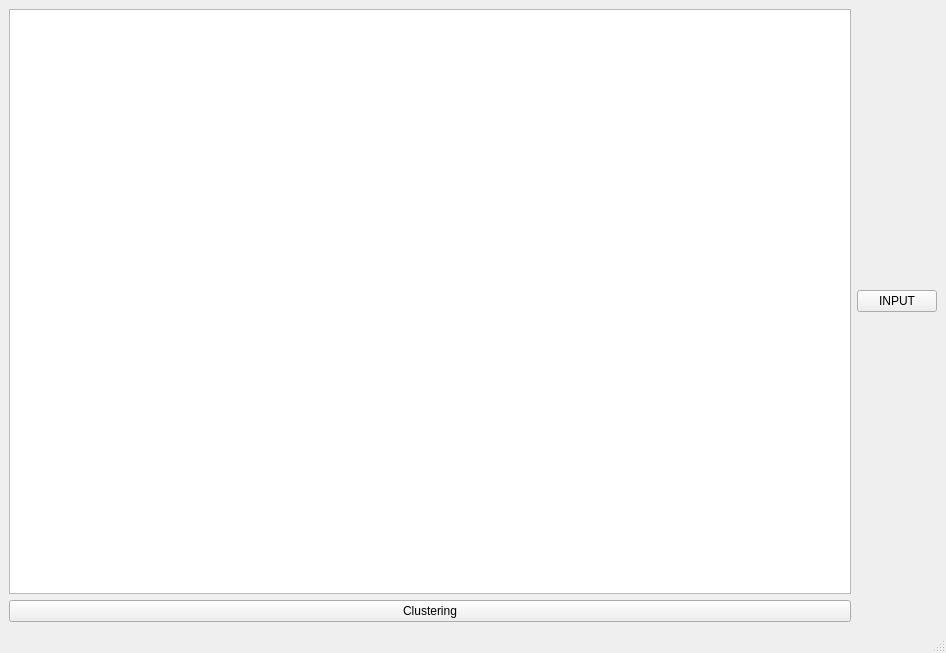
<?xml version="1.0" encoding="UTF-8"?>
<ui version="4.0">
 <class>MainWindow</class>
 <widget class="QMainWindow" name="MainWindow">
  <property name="geometry">
   <rect>
    <x>0</x>
    <y>0</y>
    <width>946</width>
    <height>653</height>
   </rect>
  </property>
  <property name="windowTitle">
   <string>MainWindow</string>
  </property>
  <widget class="QWidget" name="centralwidget">
   <layout class="QGridLayout" name="gridLayout">
    <item row="0" column="0">
     <widget class="QTableView" name="tableView"/>
    </item>
    <item row="0" column="1">
     <widget class="QPushButton" name="Open_csv_button">
      <property name="text">
       <string>INPUT</string>
      </property>
     </widget>
    </item>
    <item row="1" column="0">
     <widget class="QPushButton" name="Clustering_button">
      <property name="text">
       <string>Clustering</string>
      </property>
     </widget>
    </item>
   </layout>
  </widget>
  <widget class="QMenuBar" name="menubar">
   <property name="geometry">
    <rect>
     <x>0</x>
     <y>0</y>
     <width>946</width>
     <height>22</height>
    </rect>
   </property>
  </widget>
  <widget class="QStatusBar" name="statusbar"/>
 </widget>
 <resources/>
 <connections/>
</ui>
